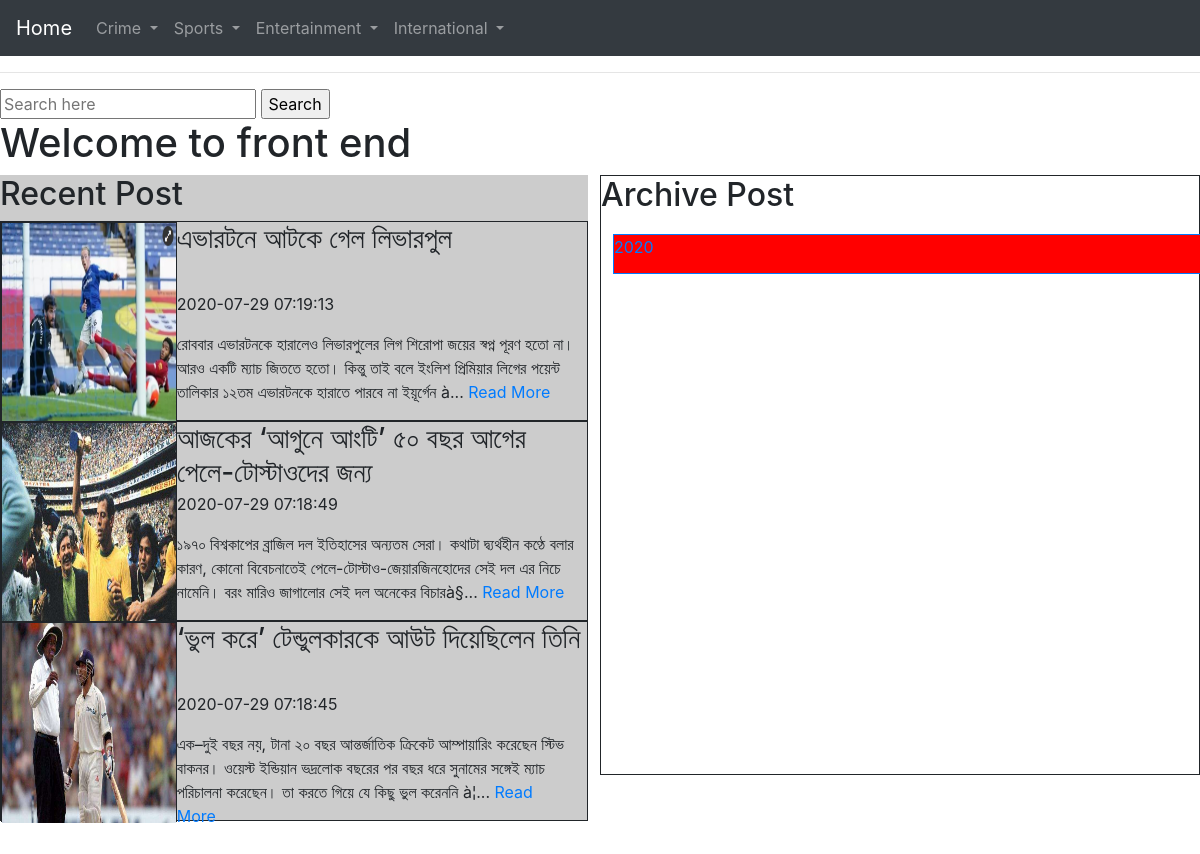
The app's page /frontend/index.php with its own data.
### tables this page shows
CREATE TABLE `menu` (
  `id` int(11) NOT NULL,
  `menu` varchar(100) NOT NULL
);

CREATE TABLE `blog_post` (
  `id` int(11) NOT NULL,
  `title` varchar(222) NOT NULL,
  `description` text NOT NULL,
  `image` text NOT NULL,
  `created_at` timestamp NOT NULL DEFAULT current_timestamp() ON UPDATE current_timestamp(),
  `status` varchar(10) NOT NULL,
  `user_id` int(11) NOT NULL,
  `menu_id` int(11) DEFAULT NULL,
  `submenu_id` int(11) DEFAULT NULL
);

### config/Database.php (called while the page is built, shortened)
<?php
class Database
{
    public function __construct()
    {
        $hostName='localhost';
        $userName='root';
        $password='';
        $dbName='limon_eshikhon';
        $this->link=mysqli_connect($hostName,$userName,$password,$dbName);
    }
}

### beckend/Validation.php (called while the page is built, shortened)
<?php
include ('../config/Database.php');
class Validation
{
    public function showrecentItem(){
        $sql="SELECT * FROM blog_post ORDER BY id DESC LIMIT 3";
        $database=new Database();
        if(mysqli_query($database->link,$sql)){
            $queryResult=mysqli_query($database->link,$sql);
            return $queryResult;
        }else{
            die('Query Problem'.mysqli_error($database->link));
        }
    }
    public function archiveItem(){
        $sql="SELECT created_at FROM blog_post";
        $database=new Database();
        if(mysqli_query($database->link,$sql)){
            $queryResult=mysqli_query($database->link,$sql);
            return $queryResult;
        }else{
            die('Query Problem'.mysqli_error($database->link));
        }
    }
    public function menuSql(){
        $sql="SELECT * FROM menu";
        $database=new Database();
        if(mysqli_query($database->link,$sql)){
            $menuQueryResult=mysqli_query($database->link,$sql);
            return $menuQueryResult;
        }else{
            die('Query Problem'.mysqli_error($database->link));
        }
    }
}

### frontend/index.php (the view, shortened to what this page needs)
<?php
require_once '../beckend/Validation.php';
$validation=new Validation();
$queryResult=$validation->showrecentItem();
$queryResult2=$validation->archiveItem();
$menuQueryResult=$validation->menuSql();
?>
<!DOCTYPE html>
<html lang="en">
    <head>
        <link href="../assets/css/bootstrap.css" rel="stylesheet">
    </head>
    <body>
    <nav class="navbar navbar-expand-lg navbar-dark bg-dark">
        <a class="navbar-brand" href="index.php">Home</a>
    <div class="collapse navbar-collapse" id="navbarSupportedContent">
        <ul class="navbar-nav mr-auto">
            <?php while ($menuResult=mysqli_fetch_assoc($menuQueryResult)){?>
            <li class="nav-item dropdown">
                <a class="nav-link dropdown-toggle" href="details.php?menuid=<?php echo $menuResult['id']?>" id="navbarDropdown" role="button" data-toggle="dropdown" aria-haspopup="true" aria-expanded="false">
                    <?php echo $menuResult['menu']?>
                </a>
            </li>
            <?php }?>
        </ul>
    </div>
    </nav>
    <hr>
    <form action="search-result.php " method="post">
        <input type="text" name="searchInput" placeholder="Search here">
        <input type="submit" name="searchBtn" value="Search">
    </form>
        <h1>Welcome to front end</h1>
        <div class="left-section">
            <h2>Recent Post</h2>
            <?php  while ($showItem=mysqli_fetch_assoc($queryResult)) {?>
            <div class="post-section">
                <div class="post-image"><img src="<?php echo $showItem['image']?>" height="200px" width="100%"></div>
                <div class="post-title"><h3><?php echo $showItem['title']?></h3></div>
                <div><p><?php echo $showItem['created_at']?></p></div>
                <div class="post-description"><?php echo str_pad(substr($showItem['description'],0,505),508,".")?> <a href="blog-details.php?id=<?php echo $showItem['id']?>">Read More</a></div>
            </div>
            <?php }?>
        </div>
        <div class="right-section">
            <h2>Archive Post</h2>
            <?php
            while ($showItem2=mysqli_fetch_assoc($queryResult2)) {
                $yearList = [];
                $yearList[] = date("Y",strtotime($showItem2['created_at']));
            }
            $uniqueYearList=array_unique($yearList);
            ?>
            <?php for ($i=0; $i<count($uniqueYearList); $i++) {?>
                <a href="blog-year-wise.php?yearId=<?php echo $uniqueYearList[$i];?>">
                    <div class="arc-section">
                        <?php echo $uniqueYearList[$i];?>
                    </div>
                </a>
            <?php }?>
        </div>
    </body>
</html>

### frontend/index.php (style rules this page uses)
.left-section { height: auto; width:49%; float: left; background-color: #cccccc; }
.post-section { height: 200px; width: 100%; border: 1px solid; float: left; }
.arc-section { height: 40px; width: 100%; border: 1px solid; float: left; margin: 2%; background-color: red; }
.post-image { height: 200px; width: 30%; border: 1px solid; float: left; }
.post-title { height: 70px; width: 69%; float: left; }
.post-description { height: 150px; width: 68%; float: left; }
.right-section { height: 600px; width: 50%; float: right; background-color: white; border: 1px solid; }

### records on screen
menu: menu "Crime"
menu: menu "Sports"
menu: menu "Entertainment"
menu: menu "International"
blog_post: image (picture), title "এভারটনে আটকে গেল লিভারপুল", created_at "2020-07-29 07:19:13", description "রোববার এভারটনকে হারালেও লিভারপুলের লিগ শিরোপা জয়ের স্বপ্ন পূরণ হতো না। আরও একটি ম্যাচ জিততে হতো। কিন্তু তাই বলে ইংলিশ প্রিমিয়ার লিগের পয়েন্ট তালিকার ১২তম এভারটনকে হারাতে পারবে না ইয়ূর্গেন à..."
blog_post: image (picture), title "আজকের ‘আগুনে আংটি’ ৫০ বছর আগের পেলে-টোস্টাওদের জন্য", created_at "2020-07-29 07:18:49", description "১৯৭০ বিশ্বকাপের ব্রাজিল দল ইতিহাসের অন্যতম সেরা। কথাটা দ্ব্যর্থহীন কণ্ঠে বলার কারণ, কোনো বিবেচনাতেই পেলে-টোস্টাও-জেয়ারজিনহোদের সেই দল এর নিচে নামেনি। বরং মারিও জাগালোর সেই দল অনেকের বিচারà§..."
blog_post: image (picture), title "‘ভুল করে’ টেন্ডুলকারকে আউট দিয়েছিলেন তিনি", created_at "2020-07-29 07:18:45", description "এক–দুই বছর নয়, টানা ২০ বছর আন্তর্জাতিক ক্রিকেট আম্পায়ারিং করেছেন স্টিভ বাকনর। ওয়েস্ট ইন্ডিয়ান ভদ্রলোক বছরের পর বছর ধরে সুনামের সঙ্গেই ম্যাচ পরিচালনা করেছেন। তা করতে গিয়ে যে কিছু ভুল করেননি à¦..."

### other values on screen
$uniqueYearList[$i] "2020"
